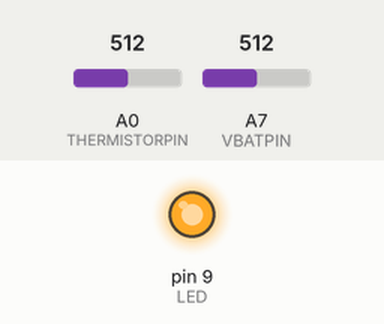
Simulated run of this sketch. Board: Arduino Nano, built with avr-gcc and run on an emulated ATmega328P. Shown: output pins drawn as LEDs (lit = HIGH). The inputs (shaded band) are chosen by the test bench; at power-on: A0 (THERMISTORPIN) = 512, A7 (VBATPIN) = 512. No radio packets arrive unless stated; what the sketch prints to the serial monitor is not drawn.

Above: at 0.39 s.
At 4.5 s:
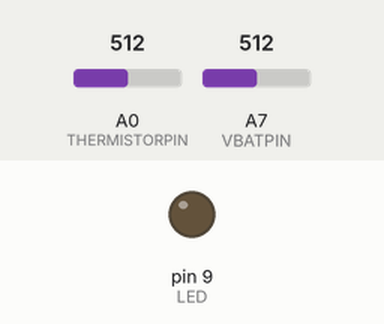
Timing chart, 0 to 11.0 s (numbered marks = the images above):
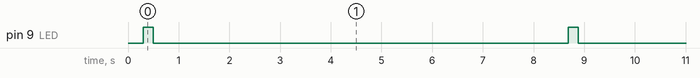

The sketch:

moteino_lora_thermistor_json_tx.ino
```cpp
// Feather9x_TX
// -*- mode: C++ -*-
// Example sketch showing how to create a simple messaging client (transmitter)
// with the RH_RF95 class. RH_RF95 class does not provide for addressing or
// reliability, so you should only use RH_RF95 if you do not need the higher
// level messaging abilities.
// It is designed to work with the other example Feather9x_RX

// Send voltage
// https://learn.adafruit.com/adafruit-feather-m0-adalogger/power-management

#include <SPI.h>
#include <RH_RF95.h>
#include "LowPower.h"
#include <ArduinoJson.h>

// which analog pin to connect
#define THERMISTORPIN A0
// resistance at 25 degrees C
#define THERMISTORNOMINAL 10000
// temp. for nominal resistance (almost always 25 C)
#define TEMPERATURENOMINAL 25
// how many samples to take and average, more takes longer
// but is more 'smooth'
#define NUMSAMPLES 5
// The beta coefficient of the thermistor (usually 3000-4000)
#define BCOEFFICIENT 3950
// the value of the 'other' resistor
#define SERIESRESISTOR 9800
#define RESOLUTION 1024

// Device ID
#define DEVID 8

/*
 SLEEP_15MS,
 SLEEP_30MS,
  SLEEP_60MS,
  SLEEP_120MS,
  SLEEP_250MS,
  SLEEP_500MS,
  SLEEP_1S,
  SLEEP_2S,
  SLEEP_4S,
  SLEEP_8S,
  SLEEP_FOREVER
*/


// Change to 434.0 or other frequency, must match RX's freq!
//#define RF95_FREQ 915.0
#define RF95_FREQ 868.0

 // for the thermistor
int samples[NUMSAMPLES];

// Singleton instance of the radio driver
//RH_RF95 rf95(RFM95_CS, RFM95_INT);
RH_RF95 rf95;

// Blinky on receipt
#define LED 9

// Voltage PIN
#define VBATPIN A7


void setup()
{


  pinMode(LED, OUTPUT);
  //pinMode(RFM95_RST, OUTPUT);
  //digitalWrite(RFM95_RST, HIGH);

//  while (!Serial);
  Serial.begin(9600);
  delay(100);

  Serial.println(" LoRa TX Test!");

  while (!rf95.init()) {
    Serial.println("LoRa radio init failed");
    while (1);
  }
  Serial.println("LoRa radio init OK!");

  // Defaults after init are 434.0MHz, modulation GFSK_Rb250Fd250, +13dbM
  if (!rf95.setFrequency(RF95_FREQ)) {
    Serial.println("setFrequency failed");
    while (1);
  }
  Serial.print("Set Freq to: "); Serial.println(RF95_FREQ);

  // Defaults after init are 434.0MHz, 13dBm, Bw = 125 kHz, Cr = 4/5, Sf = 128chips/symbol, CRC on

  // The default transmitter power is 13dBm, using PA_BOOST.
  // If you are using RFM95/96/97/98 modules which uses the PA_BOOST transmitter pin, then
  // you can set transmitter powers from 5 to 23 dBm:
  rf95.setTxPower(23, false);
}

int16_t packetnum = 0;  // packet counter, we increment per xmission

void loop()
{

  // make measurement

  uint8_t i;
  float average;

  // take N samples in a row, with a slight delay
  for (i=0; i< NUMSAMPLES; i++) {
   samples[i] = analogRead(THERMISTORPIN);
   delay(10);
  }

  // average all the samples out
  average = 0;
  for (i=0; i< NUMSAMPLES; i++) {
     average += samples[i];
  }
  average /= NUMSAMPLES;

  //Serial.print("Average analog reading ");
  //Serial.println(average);

  // convert the value to resistance
  average = (RESOLUTION-1) / average - 1;
  average = SERIESRESISTOR / average;
  //Serial.print("Thermistor resistance ");
  //Serial.println(average);

  float steinhart;
  steinhart = average / THERMISTORNOMINAL;     // (R/Ro)
  steinhart = log(steinhart);                  // ln(R/Ro)
  steinhart /= BCOEFFICIENT;                   // 1/B * ln(R/Ro)
  steinhart += 1.0 / (TEMPERATURENOMINAL + 273.15); // + (1/To)
  steinhart = 1.0 / steinhart;                 // Invert
  steinhart -= 273.15;                         // convert to C

  //Serial.print("Temperature ");
  Serial.print(steinhart);
  //Serial.println(" *C");

  float temp = steinhart;

  Serial.println("Sending to rf95_server");

  float measuredvbat = analogRead(VBATPIN);
  measuredvbat *= 2;    // we divided by 2, so multiply back
  measuredvbat *= 3.3;  // Multiply by 3.3V, our reference voltage
  measuredvbat /= 1024; // convert to voltage

  StaticJsonBuffer<200> jsonBuffer;
  JsonObject& root = jsonBuffer.createObject();
  root["id"] = DEVID;
  root["millis"] = millis();
  JsonObject& data = root.createNestedObject("data");
  data["vbat"] = double_with_n_digits(measuredvbat, 3);
  data["temp"] = double_with_n_digits(temp, 2);

  char buf[251];
  root.printTo(buf, sizeof(buf));
  buf[sizeof(buf)-1] = 0;

  Serial.print("Sending "); Serial.println(buf);
  rf95.send((uint8_t *)buf, sizeof(buf));


  Serial.println("Waiting for packet to complete..."); delay(10);
  rf95.waitPacketSent();

/*
  uint8_t buf[RH_RF95_MAX_MESSAGE_LEN];
  uint8_t len = sizeof(buf);

  Serial.println("Waiting for reply..."); delay(10);
  if (rf95.waitAvailableTimeout(1000))
  {
    // Should be a reply message for us now
    if (rf95.recv(buf, &len))
   {
      Serial.print("Got reply: ");
      Serial.println((char*)buf);
      Serial.print("RSSI: ");
      Serial.println(rf95.lastRssi(), DEC);
    }
    else
    {
      Serial.println("Receive failed");
    }
  }
  else
  {
    Serial.println("No reply, is there a listener around?");
  }
*/

    digitalWrite(LED,HIGH);
    delay(200);
    digitalWrite(LED, LOW);

  delay(8000);
  /*
  //delay(8000);
  for (int i=0;i<8;i++) {
  LowPower.powerDown(SLEEP_8S, ADC_OFF, BOD_OFF);
  }
  */

}
```

Measured:
- by itself, pin 9 (LED): alternates HIGH for 0.20 s and LOW for 8.2 s
